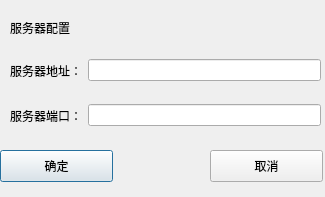
<?xml version="1.0" encoding="UTF-8"?>
<ui version="4.0">
 <class>serverSetting</class>
 <widget class="QDialog" name="serverSetting">
  <property name="geometry">
   <rect>
    <x>0</x>
    <y>0</y>
    <width>325</width>
    <height>197</height>
   </rect>
  </property>
  <property name="windowTitle">
   <string>服务器配置</string>
  </property>
  <widget class="QPushButton" name="serverBtnOK">
   <property name="geometry">
    <rect>
     <x>0</x>
     <y>150</y>
     <width>113</width>
     <height>32</height>
    </rect>
   </property>
   <property name="text">
    <string>确定</string>
   </property>
  </widget>
  <widget class="QPushButton" name="serverBtnQuit">
   <property name="geometry">
    <rect>
     <x>210</x>
     <y>150</y>
     <width>113</width>
     <height>32</height>
    </rect>
   </property>
   <property name="text">
    <string>取消</string>
   </property>
  </widget>
  <widget class="QLabel" name="label">
   <property name="geometry">
    <rect>
     <x>10</x>
     <y>20</y>
     <width>91</width>
     <height>16</height>
    </rect>
   </property>
   <property name="text">
    <string>服务器配置</string>
   </property>
  </widget>
  <widget class="QWidget" name="horizontalLayoutWidget">
   <property name="geometry">
    <rect>
     <x>10</x>
     <y>50</y>
     <width>311</width>
     <height>41</height>
    </rect>
   </property>
   <layout class="QHBoxLayout" name="horizontalLayout">
    <item>
     <widget class="QLabel" name="label_3">
      <property name="text">
       <string>服务器地址：</string>
      </property>
     </widget>
    </item>
    <item>
     <widget class="QLineEdit" name="lineEdit_2"/>
    </item>
   </layout>
  </widget>
  <widget class="QWidget" name="horizontalLayoutWidget_2">
   <property name="geometry">
    <rect>
     <x>10</x>
     <y>100</y>
     <width>311</width>
     <height>31</height>
    </rect>
   </property>
   <layout class="QHBoxLayout" name="horizontalLayout_2">
    <item>
     <widget class="QLabel" name="label_4">
      <property name="text">
       <string>服务器端口：</string>
      </property>
     </widget>
    </item>
    <item>
     <widget class="QLineEdit" name="lineEdit_3"/>
    </item>
   </layout>
  </widget>
 </widget>
 <resources/>
 <connections/>
</ui>
